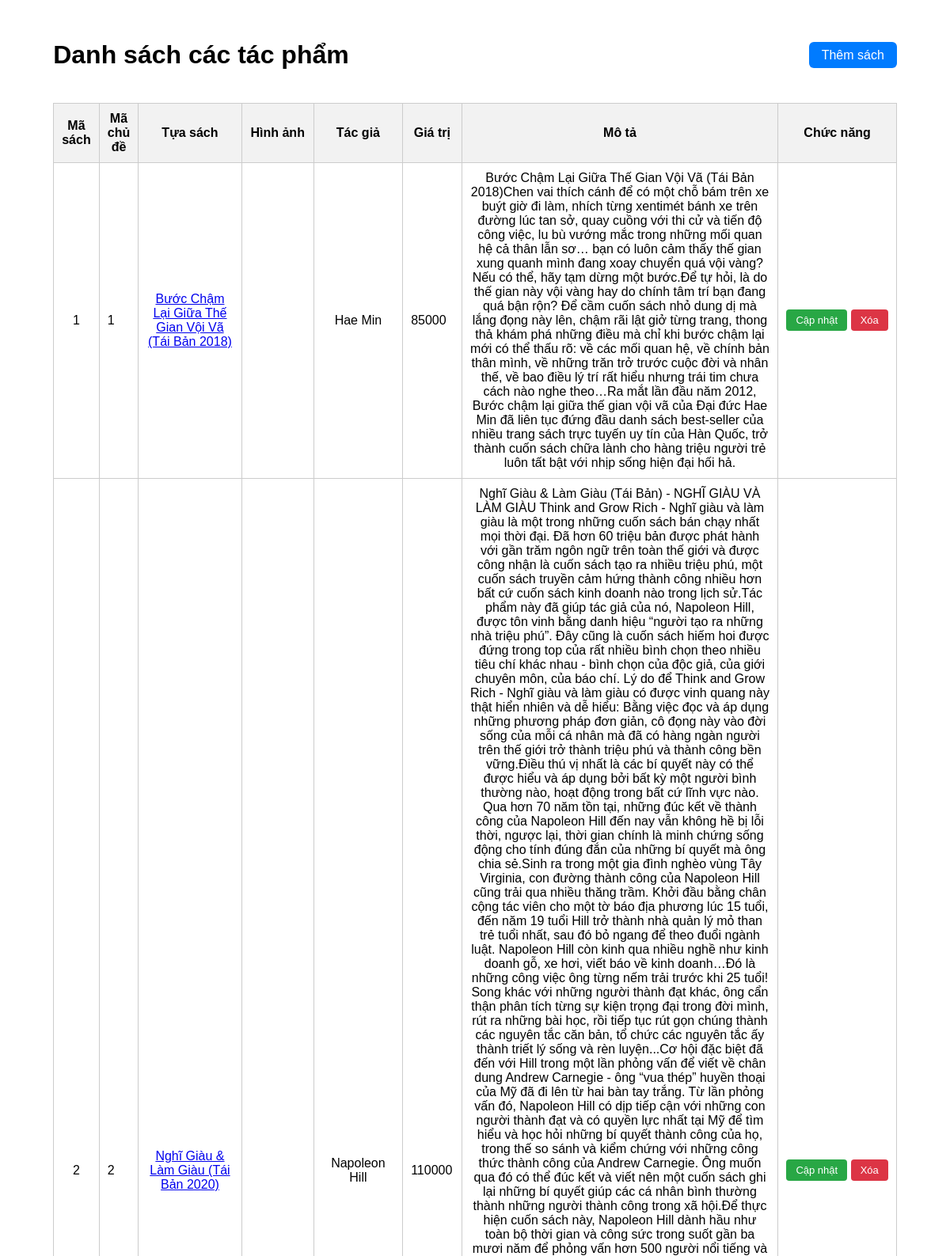
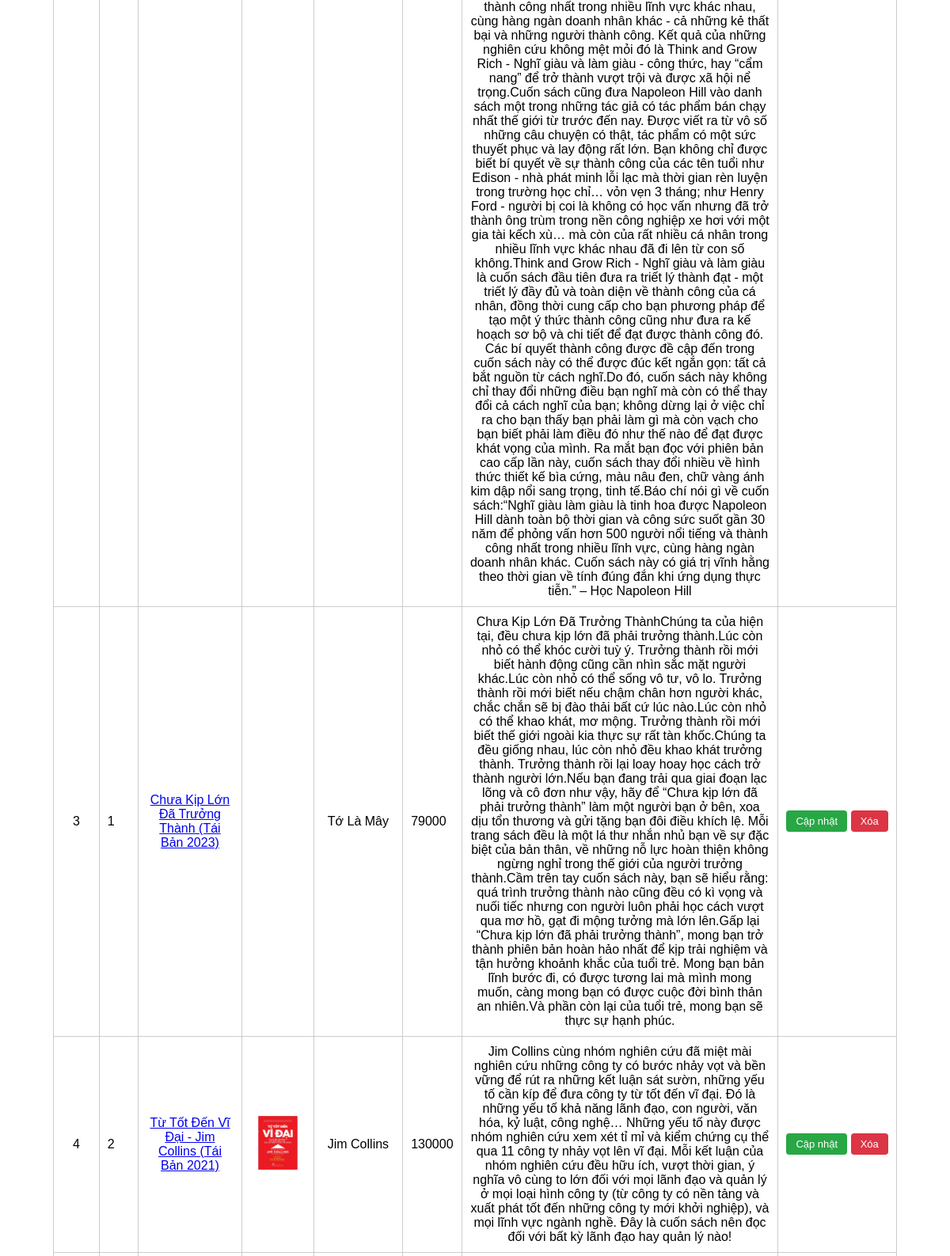
Screenshot of /admin/sach.php (upper part) with the database file from the repository (2 pictures, top to bottom).
### tables this page shows
CREATE TABLE IF NOT EXISTS sach (
  MaSach int PRIMARY KEY AUTO_INCREMENT,
  TuaSach varchar(255) NOT NULL,
  HinhAnh varchar(50) NOT NULL,
  TacGia varchar(255) NOT NULL,
  GiaTri int NOT NULL,
  MoTa text,
  MaCD int,
  SoLuong int NOT NULL,
  GhimTrangChu bit(1) DEFAULT b'0',
  SoCamNghi int DEFAULT 0,
  LuotDoc int DEFAULT 0,
  LuotXem int DEFAULT 0,
  FOREIGN KEY (MaCD) REFERENCES chu_de(MaCD) ON DELETE CASCADE ON UPDATE CASCADE
);

### admin/sach.php (the view, shortened to what this page needs)
<!DOCTYPE html>
<html lang="en">
<head>
</head>
<body>
<div class="control">
    <h1>Danh sách các tác phẩm</h1>
    <div class="box">
        <a href="index.php?page_layout=themsach">Thêm sách</a>
    </div>
</div>
<table class="container">
    <tr>
        <th>Mã sách</th>
        <th>Mã chủ đề</th>
        <th>Tựa sách</th>
        <th>Hình ảnh</th>
        <th>Tác giả</th>
        <th>Giá trị</th>
        <th>Mô tả</th>
        <th>Chức năng</th>
    </tr>
<?php
include("connect.php");
$sql = "SELECT * FROM sach";
$result = mysqli_query($conn, $sql);
while ($row = mysqli_fetch_assoc($result)) {
?>
    <tr>
        <td><?php echo $row['MaSach']; ?></td>
        <td><?php echo $row['MaCD']; ?></td>
        <td>
            <a href="index.php?page_layout=chitietsach&MaSach=<?php echo $row['MaSach']; ?>">
                <?php echo $row['TuaSach']; ?>
            </a>
        </td>
        <td>
            <img src="uploads/<?php echo $row['HinhAnh']; ?>" alt="">
        </td>
        <td><?php echo $row['TacGia']; ?></td>
        <td><?php echo $row['GiaTri']; ?></td>
        <td><?php echo $row['MoTa']; ?></td>
        <td class="chucnang">
            <a class="btn" href="index.php?page_layout=capnhatsach&MaSach=<?php echo $row['MaSach']; ?>">Cập nhật</a>
            <a class="btn" href="xoasach.php?MaSach=<?php echo $row['MaSach']; ?>"
               onclick="return confirm('Bạn có chắc muốn xóa?')">Xóa</a>
        </td>
    </tr>
<?php } ?>
</table>
</body>
</html>

### admin/sach.php (style rules this page uses)
* { box-sizing: border-box; font-family: Arial, Helvetica, sans-serif; }
body { background: #fff; }
.control { width: 90%; margin: 30px auto 20px; display: flex; justify-content: space-between; align-items: center; }
.box a { text-decoration: none; background: #007bff; color: #fff; padding: 8px 16px; border-radius: 6px; }
.container { width: 90%; margin: auto; border-collapse: collapse; }
.container th, .container td { padding: 10px; border: 1px solid #ccc; text-align: center; }
.container th { background: #f2f2f2; }
.container td:nth-child(2), .container td:nth-child(6) { text-align: left; }
.container td img { width: 70px; border-radius: 4px; }
.chucnang { white-space: nowrap; }
.btn { display: inline-block; padding: 6px 12px; border-radius: 4px; color: #fff; text-decoration: none; font-size: 13px; background: #28a745; }
.btn:last-child { background: #dc3545; }

### rows the page displays
sach: MaSach "1", MaCD "1", TuaSach "Bước Chậm Lại Giữa Thế Gian Vội Vã (Tái Bản 2018)", TacGia "Hae Min", GiaTri "85000", MoTa "Bước Chậm Lại Giữa Thế Gian Vội Vã (Tái Bản 2018)Chen vai thích cánh để có một chỗ bám trên xe buýt giờ đi làm, nhích từng xentimét bánh xe trên đường lúc tan sở, quay cuồng với thi cử và tiến độ công việc, lu bù vướng mắc trong những mối quan hệ cả thân lẫn sơ… bạn có luôn cảm thấy thế gian xung quanh mình đang xoay chuyển quá vội vàng?Nếu có thể, hãy tạm dừng một bước.Để tự hỏi, là do thế gian này vội vàng hay do chính tâm trí bạn đang quá bận rộn? Để cầm cuốn sách nhỏ dung dị mà lắng đọng này lên, chậm rãi lật giở từng trang, thong thả khám phá những điều mà chỉ khi bước chậm lại mới có thể thấu rõ: về các mối quan hệ, về chính bản thân mình, về những trăn trở trước cuộc đời và nhân thế,…"
sach: MaSach "2", MaCD "2", TuaSach "Nghĩ Giàu & Làm Giàu (Tái Bản 2020)", TacGia "Napoleon Hill", GiaTri "110000", MoTa "Nghĩ Giàu & Làm Giàu (Tái Bản) - NGHĨ GIÀU VÀ LÀM GIÀU Think and Grow Rich - Nghĩ giàu và làm giàu là một trong những cuốn sách bán chạy nhất mọi thời đại. Đã hơn 60 triệu bản được phát hành với gần trăm ngôn ngữ trên toàn thế giới và được công nhận là cuốn sách tạo ra nhiều triệu phú, một cuốn sách truyền cảm hứng thành công nhiều hơn bất cứ cuốn sách kinh doanh nào trong lịch sử.Tác phẩm này đã giúp tác giả của nó, Napoleon Hill, được tôn vinh bằng danh hiệu “người tạo ra những nhà triệu phú”. Đây cũng là cuốn sách hiếm hoi được đứng trong top của rất nhiều bình chọn theo nhiều tiêu chí khác nhau - bình chọn của độc giả, của giới chuyên môn, của báo chí. Lý do để Think and Grow Rich -…"
sach: MaSach "3", MaCD "1", TuaSach "Chưa Kịp Lớn Đã Trưởng Thành (Tái Bản 2023)", TacGia "Tớ Là Mây", GiaTri "79000", MoTa "Chưa Kịp Lớn Đã Trưởng ThànhChúng ta của hiện tại, đều chưa kịp lớn đã phải trưởng thành.Lúc còn nhỏ có thể khóc cười tuỳ ý. Trưởng thành rồi mới biết hành động cũng cần nhìn sắc mặt người khác.Lúc còn nhỏ có thể sống vô tư, vô lo. Trưởng thành rồi mới biết nếu chậm chân hơn người khác, chắc chắn sẽ bị đào thải bất cứ lúc nào.Lúc còn nhỏ có thể khao khát, mơ mộng. Trưởng thành rồi mới biết thế giới ngoài kia thực sự rất tàn khốc.Chúng ta đều giống nhau, lúc còn nhỏ đều khao khát trưởng thành. Trưởng thành rồi lại loay hoay học cách trở thành người lớn.Nếu bạn đang trải qua giai đoạn lạc lõng và cô đơn như vậy, hãy để “Chưa kịp lớn đã phải trưởng thành” làm một người bạn ở bên, xoa dịu tổn…"
sach: MaSach "4", MaCD "2", TuaSach "Từ Tốt Đến Vĩ Đại - Jim Collins (Tái Bản 2021)", HinhAnh (picture), TacGia "Jim Collins", GiaTri "130000", MoTa "Jim Collins cùng nhóm nghiên cứu đã miệt mài nghiên cứu những công ty có bước nhảy vọt và bền vững để rút ra những kết luận sát sườn, những yếu tố cần kíp để đưa công ty từ tốt đến vĩ đại. Đó là những yếu tố khả năng lãnh đạo, con người, văn hóa, kỷ luật, công nghệ… Những yếu tố này được nhóm nghiên cứu xem xét tỉ mỉ và kiểm chứng cụ thể qua 11 công ty nhảy vọt lên vĩ đại. Mỗi kết luận của nhóm nghiên cứu đều hữu ích, vượt thời gian, ý nghĩa vô cùng to lớn đối với mọi lãnh đạo và quản lý ở mọi loại hình công ty (từ công ty có nền tảng và xuất phát tốt đến những công ty mới khởi nghiệp), và mọi lĩnh vực ngành nghề. Đây là cuốn sách nên đọc đối với bất kỳ lãnh đạo hay quản lý nào!"
